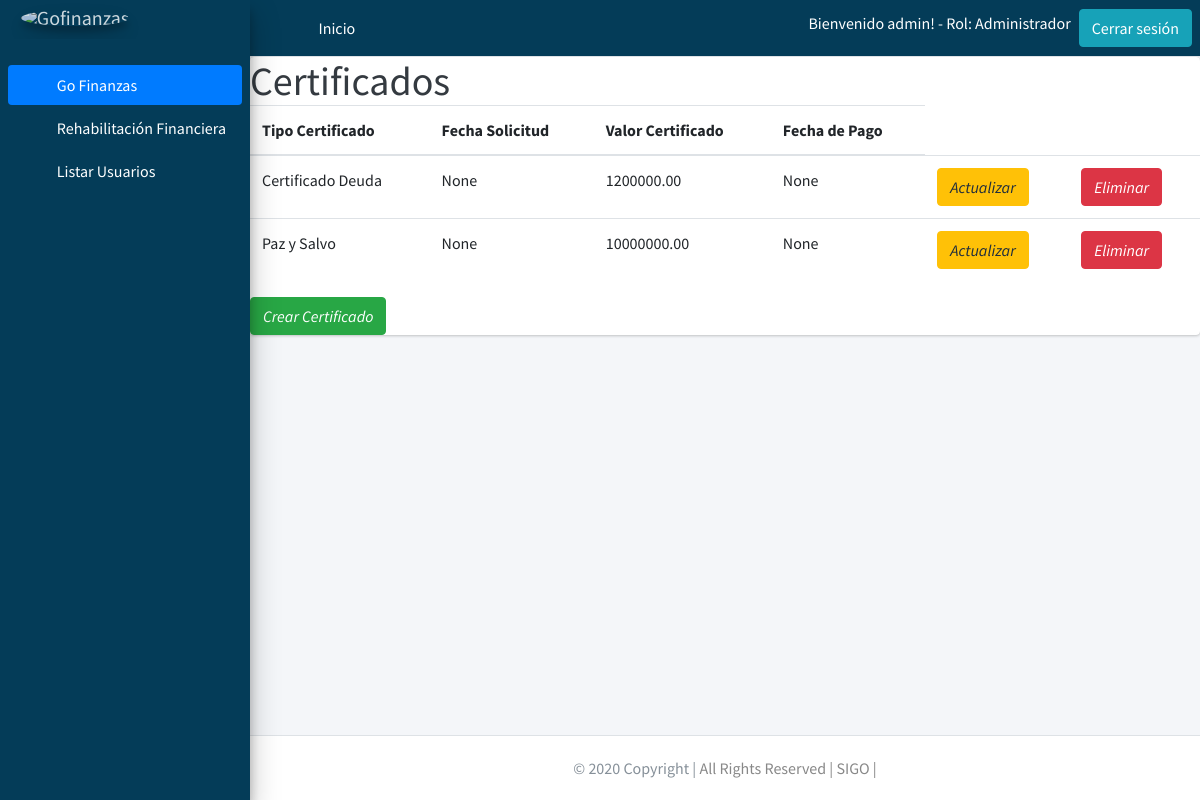
Screenshot of /listarcertificado/1/ (signed in) with the database file from the repository.
### users/models.py (models this page shows, shortened)
class Profile(models.Model):
    user = models.OneToOneField(User, on_delete=models.PROTECT)
    rol = models.ForeignKey(Rol, on_delete=models.PROTECT)
    class Meta:
        permissions = (("registrarusuarios", "registrarusuarios"),)

class Rol(models.Model):
    descripcion = models.CharField(max_length=30)

### gestionfinanciera/models.py (models this page shows, shortened)
class Certificate(models.Model):
    Type = models.CharField(max_length=20, null=False,blank=True)
    Application_Date = models.DateField(default=datetime.datetime.today, blank=True, null=True)
    Date_Of_Receipt = models.DateField(default=datetime.datetime.today, blank=True, null=True)
    Certificate_Days = models.DecimalField(max_digits=20, decimal_places=2,blank=True, null=True)
    Certified_Value =  models.DecimalField(max_digits=20, decimal_places=2,blank=True, null=True)
    Payment_Date = models.DateField(default=datetime.datetime.today, blank=True, null=True)
    Fk_Financial_Obligation = models.ForeignKey(Financial_Obligation, null=True, on_delete = models.CASCADE,blank=True) # se crea una llave foranea llamando al modelo categoria

### gestionfinanciera/views.py (the view)
# urls.py: path('listarcertificado/<int:pk>/', views.CertificateView.as_view(), name= 'listarcertificado'),# ruta pra mostrar las certificados registrados de cada cliente
class CertificateView(ListView):
    model = Certificate
    template_name = 'gestionfinanciera/obligation/certificate_list.html'
    context_object_name = 'certificado'
    def get_context_data(self,**kwargs):
        context = super(CertificateView,self).get_context_data(**kwargs)
        context['certificado'] = Certificate.objects.filter(Fk_Financial_Obligation=self.kwargs['pk'])
        context['certificateId'] = self.kwargs['pk']
        return context

### Templates/gestionfinanciera/obligation/certificate_list.html
{% extends 'base/base.html' %}
{% block content %}
          <div class="card blue darken-1">
            <h1 class="m-0 text-dark">Certificados</h1>
            <table class="table ">
              <div class="card-content white-text">
                <thead>
                  <tr>
                    <th>Tipo Certificado</th>
                    <th>Fecha Solicitud</th>
                    <th>Valor Certificado</th>
                    <th>Fecha de Pago</th>
                  </tr>
                </thead>
                <tbody>
                  {% for data in certificado %}
                  <tr>
                    <td>{{ data.Type }}</td>
                    <td>{{ data.Application_Date }}</td>
                    <td>{{ data.Certified_Value }}</td>
                    <td>{{ data.Payment_Date }}</td>
                    <td>
                        <a href="{% url 'editarcertificado' data.id %}" class="btn btn-warning">
                          <i class="material-icons">Actualizar</i>
                        </a>
                    </td>
                    <td>
                      <a href="{% url 'eliminarcertificado' data.id %}" class="btn btn-danger">
                        <i class="material-icons">Eliminar</i>
                      </a>
                  </td>
                  </tr>
                  {% endfor %}
                </tbody>
                </div>
              </table>
              <div class="fixed-action-btn">
                <a href="{% url 'crearcertificado' certificateId %}" class="btn btn-success">
                  <i class="material-icons">Crear Certificado</i>
                </a>
              </div>
            </div>
{% endblock %}

### Templates/base/base.html (shortened to what this page needs)
{% load static %}
<!DOCTYPE html>
<html lang="en">
<head>
  <link rel="stylesheet" href="{% static 'plugins/fontawesome-free/css/all.min.css' %}">
  <link rel="stylesheet" href="{% static 'plugins/overlayScrollbars/css/OverlayScrollbars.min.css' %} ">
  <link rel="stylesheet" href="{% static 'dist/css/adminlte.min.css' %} ">
</head>
<body class="hold-transition sidebar-mini layout-fixed layout-navbar-fixed layout-footer-fixed">
<div class="wrapper">
  <nav class="main-header navbar navbar-expand navbar-white navbar-light" style="background-color:#043c58 ;">
    <ul class="navbar-nav  mr-auto">
      <li class="nav-item">
        <a class="nav-link" data-widget="pushmenu" href="#" role="button"><i class="fas fa-bars"></i></a>
      </li>
      <li class="nav-item d-none d-sm-inline-block">
        {% if user.is_authenticated %}
          <a href="{% url 'listarcliente' %}" class="nav-link" style="color:white;">Inicio</a>
        {% else %}
        <a href="{% url 'index' %}" class="nav-link" style="color:white;">Inicio</a>
        {% endif %}
      </li>
    </ul>
        {% if user.is_authenticated %}
          <h6 class="ml-5" style="color:white;">Bienvenido {{ user.username }}! - Rol: {{ user.profile.rol.descripcion }}</h6>
          <a style="text-align: right" href="{% url 'logout' %}" class="btn btn-info ml-2">Cerrar sesión</a>
        {% else %}
          <a href="{% url 'login' %}" class="btn btn-danger ml-2">Iniciar Sesión</a>
        {% endif %}
    </nav>
  <aside class="main-sidebar sidebar-primary elevation-4" style="background-color:#043c58 ;">
    {% if user.is_authenticated %}
    <a href="{% url 'listarcliente' %}" class="brand-link">
      <img src="{% static 'dist/img/SIGO.png' %}" alt="Gofinanzas" class="brand-image img-circle elevation-3"
           style="opacity: .8">
    </a>
    {% else %}
    <a href="{% url 'index' %}" class="brand-link">
      <img src="{% static 'dist/img/SIGO.png' %}" alt="Gofinanzas" class="brand-image img-circle elevation-3"
           style="opacity: .8">
      <span class="brand-text font-weight-light">Go Finanzas</span>
    </a>
    {% endif %}
    <div class="sidebar">
      <nav class="mt-2">
        <ul class="nav nav-pills nav-sidebar flex-column" data-widget="treeview" role="menu" data-accordion="false">
          <li class="nav-item has-treeview menu-open">
            {% if user.is_authenticated %}
            <a href="" class="nav-link active">
              <i class="nav-icon fas fa-tachometer-alt"></i>
              <p style="color:white;">
                Go Finanzas
                <i class="right fas fa-angle-left"></i>
              </p>
            </a>
            <ul class="nav nav-treeview">
              <li class="nav-item">
                <a href="{% url 'listarcliente' %}" class="nav-link">
                  <i class="far fa-circle nav-icon"></i>
                  <p style="color:white;">Rehabilitación Financiera</p>
                </a>
              </li>
              {% if user.profile.rol.id == 2 %}
                <li class="nav-item">
                  <a href="{% url 'users:userslist' %}" class="nav-link">
                    <i class="far fa-circle nav-icon"></i>
                    <p style="color:white;">Listar Usuarios</p>
                  </a>
                </li>
              {% endif %}
            </ul>
            {% endif %}
          </li>
      </nav>
    </div>
  </aside>
  <div class="content-wrapper">
    {% block content %}{% endblock %}
  </div>
  <footer class="main-footer">
    <div class="footer-copyright text-center py-1">© 2020 Copyright |
      <a style="color: #888888">All Rights Reserved | SIGO |</a>
    </div>
  </footer>
</div>
</body>
</html>

### rows the page displays
Certificate: Type "Certificado Deuda", Application_Date "None", Certified_Value "1200000.00", Payment_Date "None"
Certificate: Type "Paz y Salvo", Application_Date "None", Certified_Value "10000000.00", Payment_Date "None"

### other values shown
{{ user.username }} "admin"
{{ user.profile.rol.descripcion }} "Administrador"
